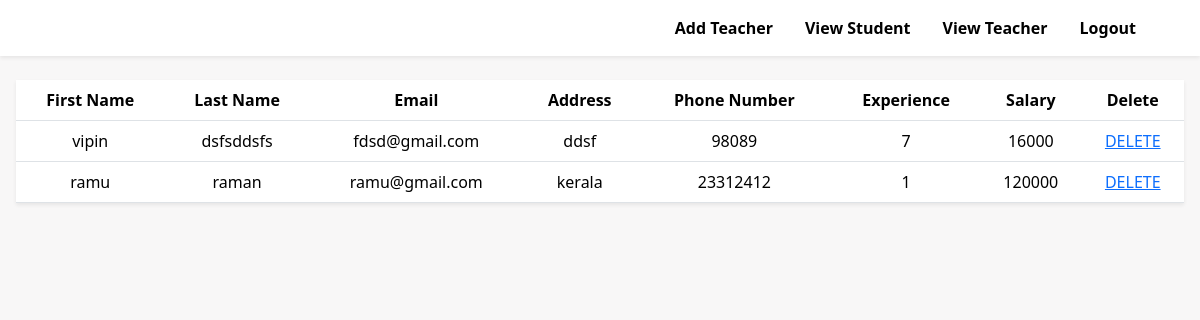
The page /adminviewteacher on the database as committed earlier.
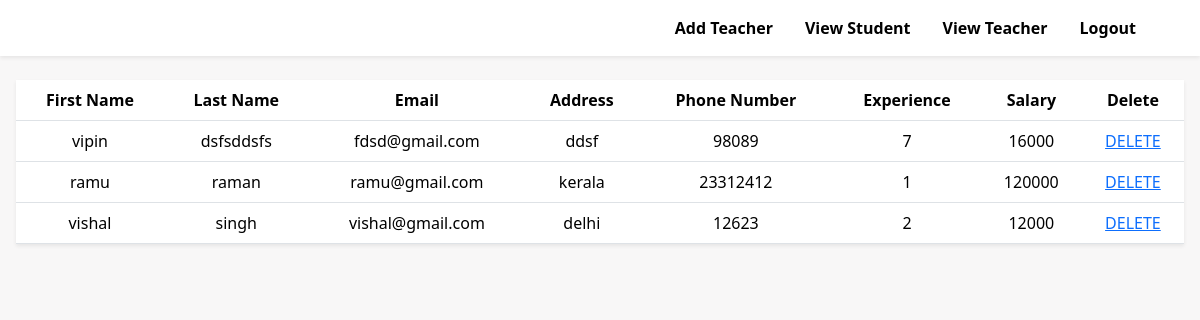
The same page on the database as committed later.
### tables this page shows
CREATE TABLE teacher(teacher_id integer primary key autoincrement,firstname text, lastname text,email text,address text,phone_number int,experience int,salary int,id int,foreign key (id) references user(id) on delete cascade);

### studentmanagement.py (the view)
@app.route("/adminviewteacher",methods=["get","post"])
def adminviewteacher():
    con=sqlite3.connect("student_management.db")
    cursor=con.cursor()
    con.row_factory=sqlite3.Row
    cursor.execute("select firstname,lastname,email,address,phone_number,experience,salary,id from teacher")
    datas=cursor.fetchall()
    return render_template("adminviewteacher.html",data=datas)

### templates/adminviewteacher.html (shortened to what this page needs)
<!DOCTYPE html>
<html lang="en">
<head>
    <link rel="stylesheet" href="https://cdnjs.cloudflare.com/ajax/libs/bootstrap/5.3.3/css/bootstrap.min.css">
</head>
<body style="background-color: rgb(248, 247, 247);">
    <nav class="navbar bg-white justify-content-end py-2 fixed-top shadow-sm pe-5">
        <ul class="nav">
            <li class="nav-item"><a href="/addteacher" class="nav-link  fw-bold ">Add Teacher</a></li>
            <li class="nav-item"><a href="/adminviewstudent" class="nav-link  fw-bold">View Student</a></li>
            <li class="nav-item"><a href="/adminviewteacher" class="nav-link  fw-bold">View Teacher</a></li>
            <li class="nav-item"><a href="/logout" class="nav-link  fw-bold">Logout</a></li>
        </ul>
    </nav>
    <div class="px-3 ">
        <table class="table w-100 shadow-sm">
            <tr>
                <th>First Name</th>
                <th>Last Name</th>
                <th>Email</th>
                <th>Address</th>
                <th>Phone Number</th>
                <th>Experience</th>
                <th>Salary</th>
                <th>Delete</th>
            </tr>
            {% for i in data %}
            <tr>
                <td>{{i[0]}}</td>
                <td>{{i[1]}}</td>
                <td>{{i[2]}}</td>
                <td>{{i[3]}}</td>
                <td>{{i[4]}}</td>
                <td>{{i[5]}}</td>
                <td>{{i[6]}}</td>
                <td><a href="deleteteacher/{{i[7]}}" class="">DELETE</a></td>
            </tr>
            {% endfor %}
        </table>
    </div>
</body>
</html>

Rows that differ between the two databases and show on the page:
added teacher: firstname "vishal", lastname "singh", email "vishal@gmail.com", address "delhi", phone_number "12623", experience "2", salary "12000"
